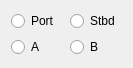
<?xml version="1.0" encoding="UTF-8"?>
<ui version="4.0">
 <class>MainWidget</class>
 <widget class="QWidget" name="MainWidget">
  <property name="geometry">
   <rect>
    <x>0</x>
    <y>0</y>
    <width>133</width>
    <height>53</height>
   </rect>
  </property>
  <layout class="QGridLayout" name="gridLayout">
   <item row="0" column="0">
    <widget class="QRadioButton" name="port">
     <property name="text">
      <string>Port</string>
     </property>
    </widget>
   </item>
   <item row="0" column="1">
    <widget class="QRadioButton" name="stbd">
     <property name="text">
      <string>Stbd</string>
     </property>
    </widget>
   </item>
   <item row="1" column="0">
    <widget class="QRadioButton" name="a">
     <property name="text">
      <string>A</string>
     </property>
    </widget>
   </item>
   <item row="1" column="1">
    <widget class="QRadioButton" name="b">
     <property name="text">
      <string>B</string>
     </property>
    </widget>
   </item>
  </layout>
 </widget>
 <resources/>
 <connections/>
</ui>
